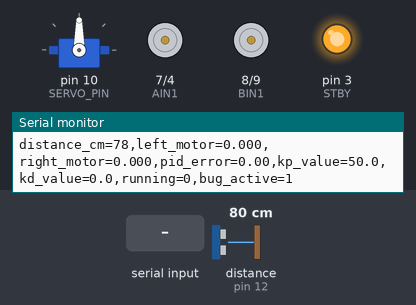
Bench run of a sketch on a simulated Arduino Uno, built with avr-gcc and run on an emulated ATmega328P. Parts: servo, motor-driver pin pairs drawn as motors (green arrow = first pin HIGH = forward, orange = second pin HIGH = backward, longer = more drive, scaled by the enable pin, stopped while the standby pin is LOW), output pins drawn as LEDs (lit = HIGH), the last lines printed to the serial monitor. Wiring (inferred from the names in the program): ultrasonic range finder: trigger pin 13; echo pin 12. Inputs (shaded band) come from the test bench; at power-on: distance to the obstacle (sensor on pin 12) 80 cm. The echo pulse lasts 58.3 µs per cm; pins used as bus, display or sensor lines are not drawn.

Above: at 1.2 s.
1.3 s: "SWEEP\n" received over Serial
At 1.45 s:
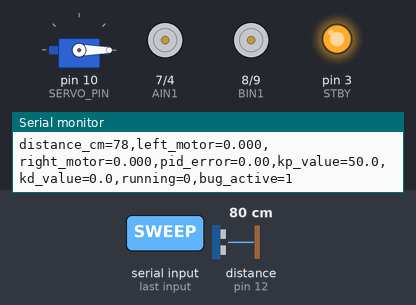
3.4 s: "START\n" received over Serial
At 4.6 s:
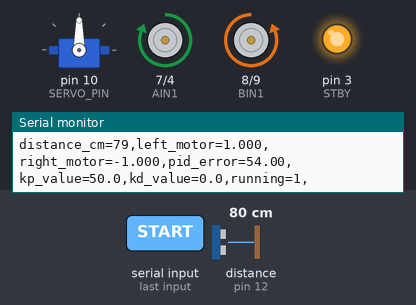
4.9 s: distance to the obstacle (sensor on pin 12) set to 2 cm
At 5.6 s:
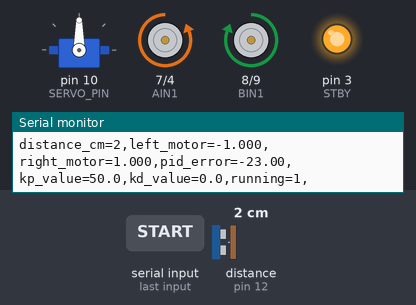
6.4 s: distance to the obstacle (sensor on pin 12) set to 250 cm
At 7.0 s:
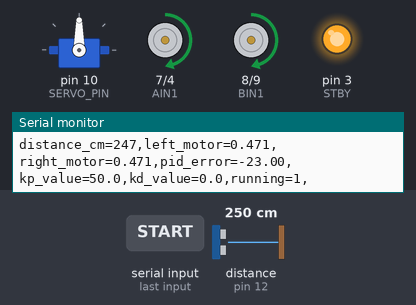
7.9 s: "REVERSE\n" received over Serial
At 8.3 s:
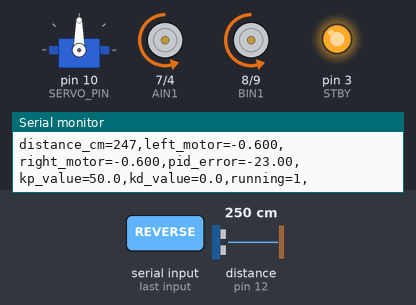
9.9 s: distance to the obstacle (sensor on pin 12) set to 9 cm
At 10.3 s:
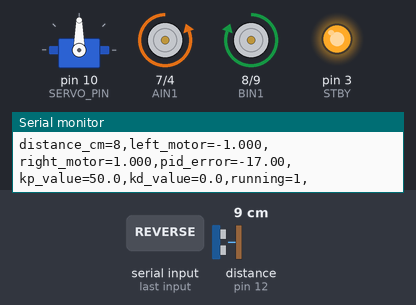
Timing chart, 0 to 12.4 s (numbered marks = the images above; inputs shaded):
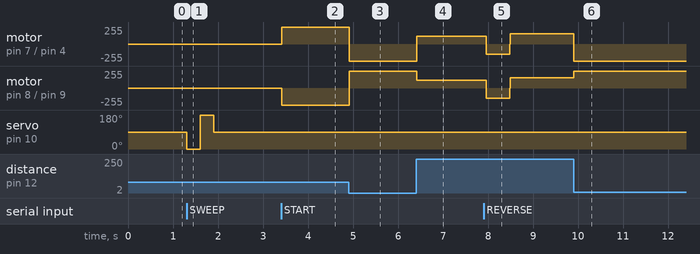

Measured:
- after the input at 1.3 s, servo on pin 10 (SERVO_PIN): 90° → 0° at once, → 180° 0.30 s later, → 90° 0.30 s later
- after the input at 3.4 s, motor on pin 7 (AIN1) / pin 4 (AIN2): stopped → forward 255/255 at once; motor on pin 8 (BIN1) / pin 9 (BIN2): stopped → backward 255/255 at once
- after the input at 4.9 s, motor on pin 7 (AIN1) / pin 4 (AIN2): forward 255/255 → backward 255/255 at once; motor on pin 8 (BIN1) / pin 9 (BIN2): backward 255/255 → forward 255/255 at once
- after the input at 6.4 s, motor on pin 7 (AIN1) / pin 4 (AIN2): backward 255/255 → forward 120/255 at once; motor on pin 8 (BIN1) / pin 9 (BIN2): forward 255/255 → forward 120/255 at once
- after the input at 7.9 s, motor on pin 7 (AIN1) / pin 4 (AIN2), motor on pin 8 (BIN1) / pin 9 (BIN2): forward 120/255 → backward 153/255 after 0.06 s, → forward 153/255 0.52 s later
- after the input at 9.9 s, motor on pin 7 (AIN1) / pin 4 (AIN2): forward 153/255 → backward 255/255 at once; motor on pin 8 (BIN1) / pin 9 (BIN2): forward 153/255 → forward 255/255 at once

The sketch:

obstacle_avoidance.ino
```cpp
/*
 * Elegoo V4 Smart Robot Car — Obstacle Avoidance (BUGGY)
 * BUG: KP=50.0 causes violent oscillation, KD=0.0 provides no damping.
 *
 * Hardware:
 *   TB6612FNG motor driver: PWMA=5, AIN1=7, AIN2=4, PWMB=6, BIN1=8, BIN2=9, STBY=3
 *   HC-SR04 ultrasonic: TRIG=13, ECHO=12
 *   SG90 servo: pin 10
 *   4 DC motors: left pair on channel A, right pair on channel B
 *   Serial at 9600 baud
 */

#include <Servo.h>

// Motor driver pins (TB6612FNG)
#define PWMA 5
#define AIN1 7
#define AIN2 4
#define PWMB 6
#define BIN1 8
#define BIN2 9
#define STBY 3

// Ultrasonic sensor pins (HC-SR04)
#define TRIG 13
#define ECHO 12

// Servo pin (SG90)
#define SERVO_PIN 10

Servo headServo;

// PID parameters — BUGGY VALUES
float KP = 50.0;  // BUG: should be ~2.0
float KD = 0.0;   // BUG: should be ~0.5

// State
bool pidRunning = false;
bool manualOverride = false;
unsigned long manualExpiry = 0;
float pidError = 0.0;
float pidLastError = 0.0;
int leftPWM = 0;
int rightPWM = 0;
int baseSpeed = 120;
unsigned long lastTelemetry = 0;

// ── Motor control ──

void motorA(int speed) {
  if (speed > 0) {
    digitalWrite(AIN1, HIGH);
    digitalWrite(AIN2, LOW);
    analogWrite(PWMA, constrain(speed, 0, 255));
  } else if (speed < 0) {
    digitalWrite(AIN1, LOW);
    digitalWrite(AIN2, HIGH);
    analogWrite(PWMA, constrain(-speed, 0, 255));
  } else {
    digitalWrite(AIN1, LOW);
    digitalWrite(AIN2, LOW);
    analogWrite(PWMA, 0);
  }
}

void motorB(int speed) {
  if (speed > 0) {
    digitalWrite(BIN1, HIGH);
    digitalWrite(BIN2, LOW);
    analogWrite(PWMB, constrain(speed, 0, 255));
  } else if (speed < 0) {
    digitalWrite(BIN1, LOW);
    digitalWrite(BIN2, HIGH);
    analogWrite(PWMB, constrain(-speed, 0, 255));
  } else {
    digitalWrite(BIN1, LOW);
    digitalWrite(BIN2, LOW);
    analogWrite(PWMB, 0);
  }
}

void driveMotors(int left, int right) {
  motorA(left);
  motorB(right);
}

void stopMotors() {
  motorA(0);
  motorB(0);
}

// ── Ultrasonic sensor ──

long readDistance() {
  digitalWrite(TRIG, LOW);
  delayMicroseconds(2);
  digitalWrite(TRIG, HIGH);
  delayMicroseconds(10);
  digitalWrite(TRIG, LOW);
  long duration = pulseIn(ECHO, HIGH, 30000);
  if (duration == 0) return -1;
  return duration * 0.034 / 2;
}

// ── Serial command handler ──

void handleCommands() {
  if (!Serial.available()) return;
  String cmd = Serial.readStringUntil('\n');
  cmd.trim();

  if (cmd == "START") {
    pidRunning = true;
    pidError = 0;
    pidLastError = 0;
  }
  else if (cmd == "STOP") {
    pidRunning = false;
    stopMotors();
    leftPWM = 0;
    rightPWM = 0;
    pidError = 0;
    pidLastError = 0;
  }
  else if (cmd == "SWEEP") {
    headServo.write(0);
    delay(300);
    headServo.write(180);
    delay(300);
    headServo.write(90);
  }
  else if (cmd == "FORWARD") {
    manualOverride = true;
    manualExpiry = millis() + 500;
    leftPWM = 153; rightPWM = 153;
    driveMotors(leftPWM, rightPWM);
  }
  else if (cmd == "REVERSE") {
    manualOverride = true;
    manualExpiry = millis() + 500;
    leftPWM = -153; rightPWM = -153;
    driveMotors(leftPWM, rightPWM);
  }
  else if (cmd == "LEFT") {
    manualOverride = true;
    manualExpiry = millis() + 500;
    leftPWM = -128; rightPWM = 128;
    driveMotors(leftPWM, rightPWM);
  }
  else if (cmd == "RIGHT") {
    manualOverride = true;
    manualExpiry = millis() + 500;
    leftPWM = 128; rightPWM = -128;
    driveMotors(leftPWM, rightPWM);
  }
}

// ── Setup ──

void setup() {
  Serial.begin(9600);

  pinMode(PWMA, OUTPUT);
  pinMode(AIN1, OUTPUT);
  pinMode(AIN2, OUTPUT);
  pinMode(PWMB, OUTPUT);
  pinMode(BIN1, OUTPUT);
  pinMode(BIN2, OUTPUT);
  pinMode(STBY, OUTPUT);
  pinMode(TRIG, OUTPUT);
  pinMode(ECHO, INPUT);

  digitalWrite(STBY, HIGH);
  stopMotors();

  headServo.attach(SERVO_PIN);
  headServo.write(90);
}

// ── Main loop ──

void loop() {
  handleCommands();

  // Auto-expire manual override after timeout
  if (manualOverride && millis() > manualExpiry) {
    manualOverride = false;
    stopMotors();
    leftPWM = 0;
    rightPWM = 0;
  }

  long dist = readDistance();

  if (pidRunning && !manualOverride && dist > 0 && dist < 100) {
    pidError = dist - 25.0;
    float derivative = pidError - pidLastError;
    float output = KP * pidError + KD * derivative;
    pidLastError = pidError;

    leftPWM = constrain(baseSpeed + (int)output, -255, 255);
    rightPWM = constrain(baseSpeed - (int)output, -255, 255);
    driveMotors(leftPWM, rightPWM);
  }
  else if (pidRunning && !manualOverride) {
    leftPWM = baseSpeed;
    rightPWM = baseSpeed;
    driveMotors(baseSpeed, baseSpeed);
  }
  else if (!pidRunning && !manualOverride) {
    leftPWM = 0;
    rightPWM = 0;
  }

  // Telemetry at 5Hz — compact CSV to avoid TX buffer blocking
  if (millis() - lastTelemetry >= 200) {
    lastTelemetry = millis();

    Serial.print(F("distance_cm="));  Serial.print(dist);
    Serial.print(F(",left_motor="));  Serial.print(leftPWM / 255.0, 3);
    Serial.print(F(",right_motor=")); Serial.print(rightPWM / 255.0, 3);
    Serial.print(F(",pid_error="));   Serial.print(pidError, 2);
    Serial.print(F(",kp_value="));    Serial.print(KP, 1);
    Serial.print(F(",kd_value="));    Serial.print(KD, 1);
    Serial.print(F(",running="));     Serial.print(pidRunning ? 1 : 0);
    Serial.print(F(",bug_active=1"));
    Serial.println();
  }

  delay(10);
}
```
